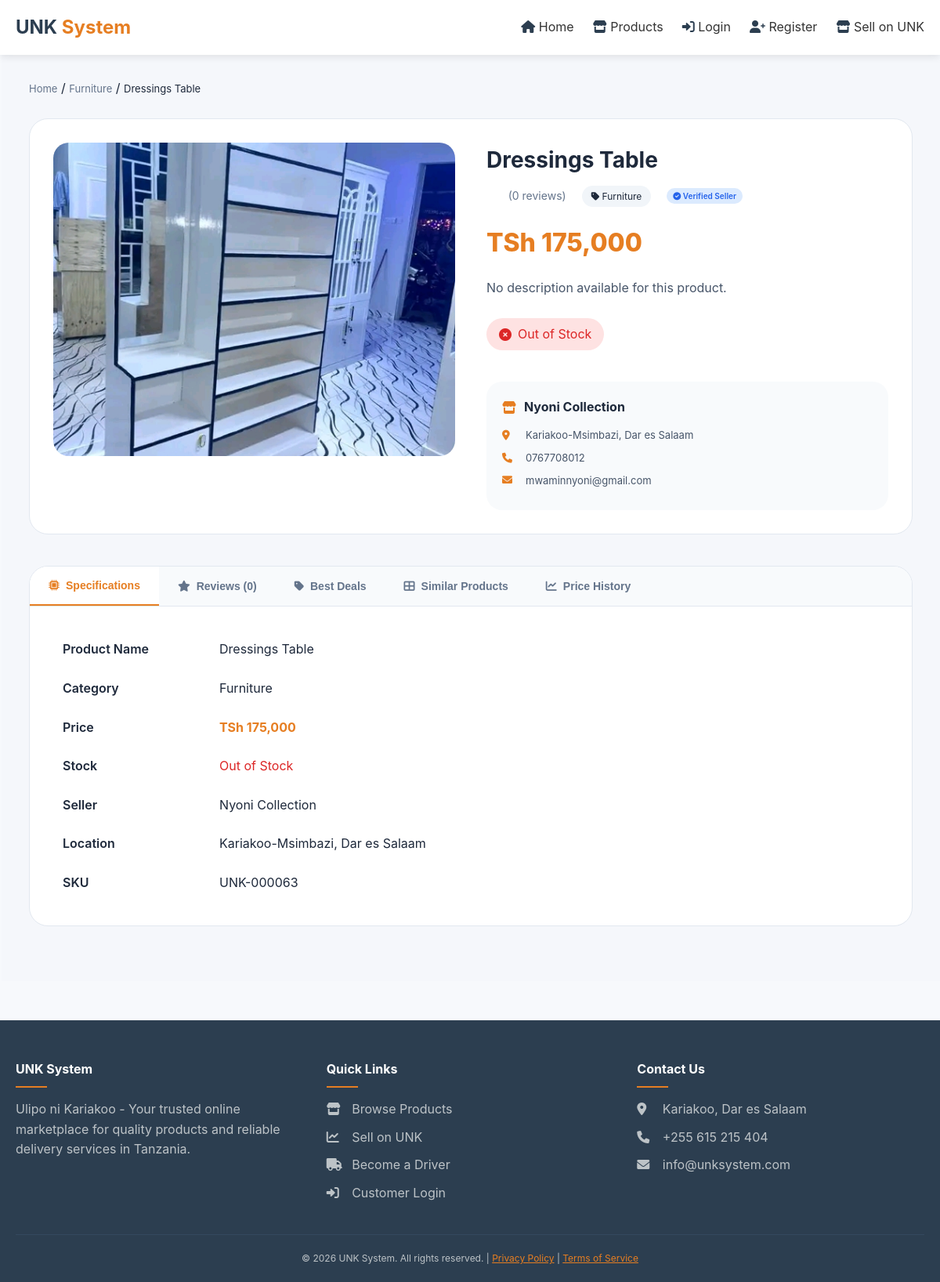
Screenshot of /customer/products/details.php?id=63 with the database file from the repository.
### tables this page shows
CREATE TABLE `products` (
  `product_id` int(11) NOT NULL AUTO_INCREMENT,
  `business_id` int(11) NOT NULL,
  `category_id` int(11) NOT NULL,
  `name` varchar(255) NOT NULL,
  `description` text DEFAULT NULL,
  `price` decimal(10,2) NOT NULL,
  `quantity_in_stock` int(11) DEFAULT 0,
  `unit` varchar(20) DEFAULT NULL,
  `min_order` int(11) DEFAULT 1,
  `image_url` varchar(255) DEFAULT NULL,
  `is_available` tinyint(1) DEFAULT 1,
  `views` int(11) DEFAULT 0,
  `created_at` timestamp NOT NULL DEFAULT current_timestamp(),
  `updated_at` timestamp NOT NULL DEFAULT current_timestamp() ON UPDATE current_timestamp(),
  `deleted_at` datetime DEFAULT NULL,
  `style_category` varchar(50) DEFAULT 'General',
  `discount_percent` int(11) DEFAULT 0,
  `discount_start_date` date DEFAULT NULL,
  `discount_end_date` date DEFAULT NULL,
  `is_on_sale` tinyint(1) DEFAULT 0,
  PRIMARY KEY (`product_id`),
  KEY `idx_products_business` (`business_id`),
  KEY `idx_products_category` (`category_id`),
  KEY `idx_products_price` (`price`),
  KEY `idx_products_name` (`name`(100)),
  KEY `idx_products_available` (`is_available`),
  KEY `idx_products_business_available` (`business_id`,`is_available`),
  KEY `idx_products_category_price` (`category_id`,`price`),
  KEY `idx_products_price_range` (`price`),
  KEY `idx_products_name_search` (`name`(50)),
  CONSTRAINT `fk_products_business` FOREIGN KEY (`business_id`) REFERENCES `businesses` (`business_id`) ON DELETE CASCADE ON UPDATE CASCADE,
  CONSTRAINT `fk_products_category` FOREIGN KEY (`category_id`) REFERENCES `categories` (`category_id`) ON UPDATE CASCADE
);

CREATE TABLE `categories` (
  `category_id` int(11) NOT NULL AUTO_INCREMENT,
  `name` varchar(100) NOT NULL,
  `description` text DEFAULT NULL,
  `parent_id` int(11) DEFAULT NULL,
  `sort_order` int(11) DEFAULT 0,
  `created_at` timestamp NOT NULL DEFAULT current_timestamp(),
  `is_active` tinyint(1) DEFAULT 1,
  PRIMARY KEY (`category_id`),
  KEY `idx_categories_parent` (`parent_id`),
  KEY `idx_categories_active` (`is_active`),
  CONSTRAINT `fk_categories_parent` FOREIGN KEY (`parent_id`) REFERENCES `categories` (`category_id`) ON DELETE SET NULL ON UPDATE CASCADE
);

CREATE TABLE `businesses` (
  `business_id` int(11) NOT NULL AUTO_INCREMENT,
  `user_id` int(11) NOT NULL,
  `business_name` varchar(255) NOT NULL,
  `registration_number` varchar(100) DEFAULT NULL,
  `description` text DEFAULT NULL,
  `address` text NOT NULL,
  `location` varchar(255) DEFAULT NULL,
  `latitude` decimal(10,8) DEFAULT NULL,
  `longitude` decimal(11,8) DEFAULT NULL,
  `license_number` varchar(100) DEFAULT NULL,
  `logo_url` varchar(255) DEFAULT NULL,
  `business_hours` text DEFAULT NULL,
  `rating` decimal(2,1) DEFAULT 0.0,
  `total_reviews` int(11) DEFAULT 0,
  `is_verified` tinyint(1) DEFAULT 0,
  `is_active` tinyint(1) DEFAULT 1,
  `created_at` timestamp NOT NULL DEFAULT current_timestamp(),
  `city` varchar(100) DEFAULT NULL,
  `phone` varchar(20) DEFAULT NULL,
  `payment_methods` text DEFAULT NULL,
  `nida_number` varchar(20) DEFAULT NULL,
  PRIMARY KEY (`business_id`),
  UNIQUE KEY `uk_businesses_user` (`user_id`),
  UNIQUE KEY `uk_businesses_registration` (`registration_number`),
  UNIQUE KEY `uk_businesses_nida` (`nida_number`),
  KEY `idx_businesses_name` (`business_name`),
  KEY `idx_businesses_verified` (`is_verified`),
  KEY `idx_businesses_active` (`is_active`),
  KEY `idx_businesses_city` (`city`),
  CONSTRAINT `fk_businesses_user` FOREIGN KEY (`user_id`) REFERENCES `users` (`user_id`) ON DELETE CASCADE ON UPDATE CASCADE
);

CREATE TABLE `users` (
  `user_id` int(11) NOT NULL AUTO_INCREMENT,
  `full_name` varchar(100) NOT NULL,
  `email` varchar(100) NOT NULL,
  `password_hash` varchar(255) NOT NULL,
  `phone` varchar(20) NOT NULL,
  `role` enum('admin','business','customer','delivery') NOT NULL,
  `status` enum('active','inactive','suspended') DEFAULT 'active',
  `last_login` datetime DEFAULT NULL,
  `created_at` timestamp NOT NULL DEFAULT current_timestamp(),
  `updated_at` timestamp NOT NULL DEFAULT current_timestamp() ON UPDATE current_timestamp(),
  PRIMARY KEY (`user_id`),
  UNIQUE KEY `uk_users_email` (`email`),
  KEY `idx_users_role` (`role`),
  KEY `idx_users_status` (`status`),
  KEY `idx_users_email` (`email`),
  KEY `idx_users_phone` (`phone`),
  KEY `idx_users_role_status` (`role`,`status`)
);

### customer/products/details.php (the view, shortened to what this page needs)
<?php
require_once '../../config/database.php';
$product_id = isset($_GET['id']) ? (int)$_GET['id'] : 0;
$product_sql = "SELECT p.*, b.business_name, b.location, b.address, b.city, b.phone, b.is_verified,
                       c.name as category_name
                FROM products p
                JOIN businesses b ON p.business_id = b.business_id
                JOIN categories c ON p.category_id = c.category_id
                WHERE p.product_id = ? AND p.is_available = 1";
$stmt = mysqli_prepare($conn, $product_sql);
mysqli_stmt_bind_param($stmt, 'i', $product_id);
mysqli_stmt_execute($stmt);
$product_result = mysqli_stmt_get_result($stmt);
$product = mysqli_fetch_assoc($product_result);
$business_user_sql = "SELECT u.email FROM users u
                      JOIN businesses b ON u.user_id = b.user_id
                      WHERE b.business_id = ?";
$stmt = mysqli_prepare($conn, $business_user_sql);
mysqli_stmt_bind_param($stmt, 'i', $product['business_id']);
mysqli_stmt_execute($stmt);
$business_user_result = mysqli_stmt_get_result($stmt);
$business_user = mysqli_fetch_assoc($business_user_result);
$business_email = $business_user['email'] ?? 'Not available';
$reviews = [];
$total_reviews = count($reviews);
include '../../includes/navbar.php';
?>
<!DOCTYPE html>
<html lang="en">
<head>
    <link rel="stylesheet" href="https://cdnjs.cloudflare.com/ajax/libs/font-awesome/6.0.0/css/all.min.css">
</head>
<body>
<div class="customer-content">
    <div class="breadcrumb">
        <a href="index.php">Home</a> /
        <a href="index.php?category=<?php echo $product['category_id']; ?>"><?php echo htmlspecialchars($product['category_name']); ?></a> /
        <span><?php echo htmlspecialchars($product['name']); ?></span>
    </div>
    <div class="product-main">
        <div class="product-gallery">
            <div class="main-image">
                <?php
                $img_src = '../../assets/images/default-product.jpg';
                if(!empty($product['image_url'])) {
                    if(file_exists('../../' . $product['image_url'])) {
                        $img_src = '../../' . $product['image_url'];
                    } elseif(file_exists($product['image_url'])) {
                        $img_src = $product['image_url'];
                    }
                }
                ?>
                <img src="<?php echo $img_src; ?>"
                     alt="<?php echo htmlspecialchars($product['name']); ?>"
                     onerror="this.src='../../assets/images/default-product.jpg'">
            </div>
        </div>
        <div class="product-info-detail">
            <h1><?php echo htmlspecialchars($product['name']); ?></h1>
            <div class="product-meta">
                <div class="rating">
                    <span>(<?php echo $total_reviews; ?> reviews)</span>
                </div>
                <div class="category"><i class="fas fa-tag"></i> <?php echo htmlspecialchars($product['category_name']); ?></div>
                <?php if($product['is_verified']): ?>
                    <span class="verified-badge"><i class="fas fa-check-circle"></i> Verified Seller</span>
                <?php endif; ?>
            </div>
            <div class="price">TSh <?php echo number_format($product['price'], 0, '.', ','); ?></div>
            <div class="description">
                <?php echo nl2br(htmlspecialchars($product['description'] ?: 'No description available for this product.')); ?>
            </div>
            <div class="stock-status <?php
                echo $product['quantity_in_stock'] > 10 ? 'stock-in' : ($product['quantity_in_stock'] > 0 ? 'stock-low' : 'stock-out');
            ?>">
                <i class="fas <?php echo $product['quantity_in_stock'] > 0 ? 'fa-check-circle' : 'fa-times-circle'; ?>"></i>
                <?php
                if($product['quantity_in_stock'] > 10) {
                    echo 'In Stock (' . $product['quantity_in_stock'] . ' units available)';
                } elseif($product['quantity_in_stock'] > 0) {
                    echo 'Low Stock - Only ' . $product['quantity_in_stock'] . ' left!';
                } else {
                    echo 'Out of Stock';
                }
                ?>
            </div>
            <div class="business-card">
                <h4><i class="fas fa-store"></i> <?php echo htmlspecialchars($product['business_name']); ?></h4>
                <p><i class="fas fa-map-marker-alt"></i> <?php echo htmlspecialchars($product['location'] ?: $product['address']); ?>, <?php echo htmlspecialchars($product['city']); ?></p>
                <p><i class="fas fa-phone"></i> <?php echo htmlspecialchars($product['phone']); ?></p>
                <p><i class="fas fa-envelope"></i> <?php echo htmlspecialchars($business_email); ?></p>
            </div>
        </div>
    </div>
    <div class="product-tabs">
        <div class="tabs-nav">
            <button class="tab-btn active" data-tab="specs">
                <i class="fas fa-microchip"></i> Specifications
            </button>
            <button class="tab-btn" data-tab="reviews">
                <i class="fas fa-star"></i> Reviews (<?php echo $total_reviews; ?>)
            </button>
            <button class="tab-btn" data-tab="deals">
                <i class="fas fa-tag"></i> Best Deals
            </button>
            <button class="tab-btn" data-tab="similar">
                <i class="fas fa-th-large"></i> Similar Products
            </button>
            <button class="tab-btn" data-tab="price-history">
                <i class="fas fa-chart-line"></i> Price History
            </button>
        </div>
        <div class="tab-content active" id="tab-specs">
            <table style="width: 100%; border-collapse: collapse;">
                <tr><td style="padding: 12px; font-weight: 600; width: 200px;">Product Name<td style="padding: 12px;"><?php echo htmlspecialchars($product['name']); ?> </tr>
                <tr><td style="padding: 12px; font-weight: 600;">Category<td style="padding: 12px;"><?php echo htmlspecialchars($product['category_name']); ?> </tr>
                <tr><td style="padding: 12px; font-weight: 600;">Price<td style="padding: 12px;"><span style="color: #e67e22; font-weight: 700;">TSh <?php echo number_format($product['price'], 0, '.', ','); ?></span> </tr>
                <tr><td style="padding: 12px; font-weight: 600;">Stock<td style="padding: 12px;"><?php if($product['quantity_in_stock'] > 0): ?><span style="color: #059669;"><?php echo $product['quantity_in_stock']; ?> units available</span><?php else: ?><span style="color: #dc2626;">Out of Stock</span><?php endif; ?> </tr>
                <tr><td style="padding: 12px; font-weight: 600;">Seller<td style="padding: 12px;"><?php echo htmlspecialchars($product['business_name']); ?> </tr>
                <tr><td style="padding: 12px; font-weight: 600;">Location<td style="padding: 12px;"><?php echo htmlspecialchars($product['location'] ?: $product['address']); ?>, <?php echo htmlspecialchars($product['city']); ?> </tr>
                <tr><td style="padding: 12px; font-weight: 600;">SKU<td style="padding: 12px;">UNK-<?php echo str_pad($product['product_id'], 6, '0', STR_PAD_LEFT); ?> </tr>
            </table>
        </div>
    </div>
</div>
</body>
</html>
<?php include '../../includes/footer.php'; ?>

### includes/navbar.php (style rules this page uses)
* { margin: 0; padding: 0; box-sizing: border-box; }
body { font-family: 'Segoe UI', Tahoma, Geneva, Verdana, sans-serif; line-height: 1.6; color: #333; background: #f5f7fa; }

### customer/products/details.php (style rules this page uses)
* { margin: 0; padding: 0; box-sizing: border-box; }
body { font-family: 'Inter', sans-serif; background: #f5f7fb; color: #1f2937; }
.customer-content { margin-left: 2px; padding: 30px 35px; min-height: 100vh; background: #f5f7fb; transition: all 0.3s ease; }
.breadcrumb { margin-bottom: 25px; }
.breadcrumb a { color: #64748b; text-decoration: none; font-size: 13px; }
.breadcrumb span { color: #1e293b; font-size: 13px; }
.product-main { display: grid; grid-template-columns: 1fr 1fr; gap: 40px; background: white; border-radius: 24px; padding: 30px; margin-bottom: 40px; border: 1px solid #e2e8f0; }
.main-image { width: 100%; height: 400px; border-radius: 20px; overflow: hidden; background: #f8fafc; }
.main-image img { width: 100%; height: 100%; object-fit: cover; }
.product-info-detail h1 { font-size: 28px; font-weight: 700; color: #1e293b; margin-bottom: 10px; }
.product-meta { display: flex; align-items: center; gap: 20px; margin-bottom: 20px; flex-wrap: wrap; }
.rating { color: #f39c12; font-size: 14px; }
.rating span { color: #64748b; margin-left: 8px; }
.category { background: #f1f5f9; padding: 4px 12px; border-radius: 30px; font-size: 12px; }
.verified-badge { display: inline-block; background: #dbeafe; color: #2563eb; padding: 2px 8px; border-radius: 20px; font-size: 10px; font-weight: 600; }
.price { font-size: 32px; font-weight: 800; color: #e67e22; margin-bottom: 20px; }
.description { color: #475569; line-height: 1.6; margin-bottom: 25px; }
.stock-status { display: inline-flex; align-items: center; gap: 8px; padding: 8px 16px; border-radius: 40px; margin-bottom: 20px; }
.stock-out { background: #fee2e2; color: #dc2626; }
.business-card { background: #f8fafc; border-radius: 20px; padding: 20px; margin-top: 20px; }
.business-card h4 { font-size: 16px; margin-bottom: 12px; display: flex; align-items: center; gap: 8px; }
.business-card p { font-size: 13px; color: #475569; margin-bottom: 8px; display: flex; align-items: center; gap: 10px; }
.business-card i { width: 20px; color: #e67e22; }
.product-tabs { background: white; border-radius: 24px; margin-bottom: 40px; border: 1px solid #e2e8f0; overflow: hidden; }
.tabs-nav { display: flex; background: #f8fafc; border-bottom: 1px solid #e2e8f0; overflow-x: auto; }
.tab-btn { padding: 16px 24px; background: none; border: none; font-size: 14px; font-weight: 600; color: #64748b; cursor: pointer; transition: all 0.3s; display: flex; align-items: center; gap: 8px; white-space: nowrap; }
.tab-btn.active { color: #e67e22; border-bottom: 2px solid #e67e22; background: white; }
.tab-content { padding: 30px; display: none; }
.tab-content.active { display: block; animation: fadeIn 0.3s ease; }

### includes/footer.php (style rules this page uses)
* { margin: 0; padding: 0; box-sizing: border-box; }
body { font-family: 'Inter', sans-serif; background: #f7f9fc; color: #1e293b; }

### rows the page displays
products: category.name "Furniture", name "Dressings Table", image_url (picture), price "175,000", description "No description available for this product.", business.business_name "Nyoni Collection", business.location "Kariakoo-Msimbazi", business.city "Dar es Salaam", business.phone "0767708012", product_id "000063"
users: email "mwaminnyoni@gmail.com"

### other values shown
$total_reviews "0"
